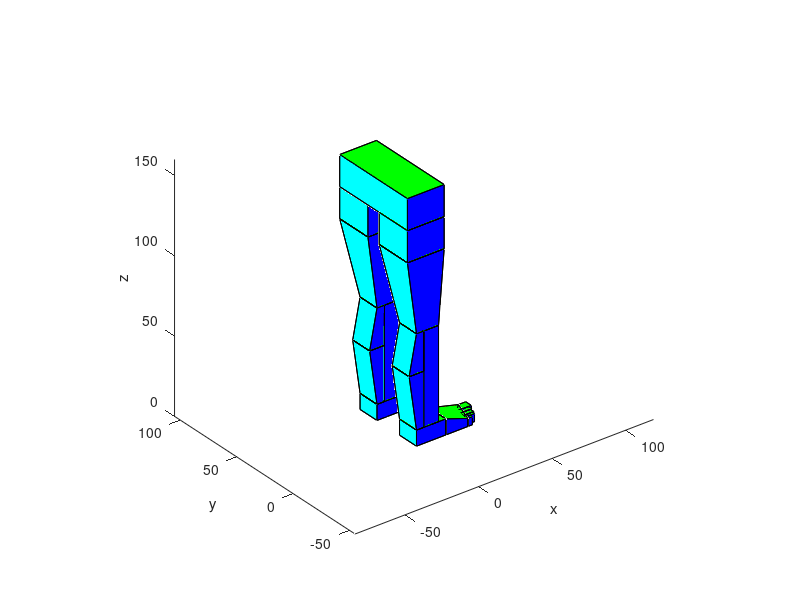

The MATLAB script that drew this image:

%V1=[0,0,0];
%V2=[10,0,0];
%V3=[10,10,0];
%V4=[0,10,0];
%V5=[0,0,10];
%V6=[10,0,10];
%V7=[10,10,10];
%V8=[0,10,10];

%V=[V1;V2;V3;V4;V5;V6;V7;V8];
F=[1,2,3,4;5,6,7,8;5,6,2,1;8,7,3,4;6,7,3,2;5,8,4,1];
C=[1,0,0;0,1,0;0,0,1;1,1,0;1,0,1;0,1,1];
%patch('Faces',F,'Vertices',V,'FaceVertexCData',C,'FaceColor','flat');

pieDTalon=[0,0,0;20,0,0;20,15,0;0,15,0;0,0,10;20,0,10;20,15,10;0,15,10];
patch('Faces',F,'Vertices',pieDTalon,'FaceVertexCData',C,'FaceColor','flat');
axis equal

pieDPunta=[20,0,0;35,0,0;40,15,0;20,15,0;20,0,10;35,0,5;40,15,5;20,15,10];
patch('Faces',F,'Vertices',pieDPunta,'FaceVertexCData',C,'FaceColor','flat');
axis equal

DeoGordo=[35,10,0;45,10,0;45,15,0;40,15,0;35,10,5;45,10,5;45,15,5;40,15,5];
patch('Faces',F,'Vertices',DeoGordo,'FaceVertexCData',C,'FaceColor','flat');
axis equal

DeoIndice=[35,7,0;43,7,0;43,10,0;35,10,0;35,7,5;43,7,5;43,10,5;35,10,5];
patch('Faces',F,'Vertices',DeoIndice,'FaceVertexCData',C,'FaceColor','flat');
axis equal

DeoCorazon=[35,4,0;42,4,0;42,7,0;35,7,0;35,4,5;42,4,5;42,7,5;35,7,5];
patch('Faces',F,'Vertices',DeoCorazon,'FaceVertexCData',C,'FaceColor','flat');
axis equal

DeoAnular=[35,2,0;41,2,0;41,4,0;35,4,0;35,2,5;41,2,5;41,4,5;35,4,5];
patch('Faces',F,'Vertices',DeoAnular,'FaceVertexCData',C,'FaceColor','flat');
axis equal

DeoMenique=[35,0,0;38,0,0;38,2,0;35,2,0;35,0,5;38,0,5;38,2,5;35,2,5];
patch('Faces',F,'Vertices',DeoMenique,'FaceVertexCData',C,'FaceColor','flat');
axis equal

Pierna1=[5,0,10;15,0,10;15,15,10;5,15,10;5,0,70;15,0,70;15,15,70;5,15,70];
patch('Faces',F,'Vertices',Pierna1,'FaceVertexCData',C,'FaceColor','flat');
axis equal


Pierna2=[0,0,10;5,0,10;5,15,10;0,15,10;-5,0,45;5,0,45;5,15,45;-5,15,45];
patch('Faces',F,'Vertices',Pierna2,'FaceVertexCData',C,'FaceColor','flat');
axis equal

Pierna3=[-5,0,45;5,0,45;5,15,45;-5,15,45;0,0,70;5,0,70;5,15,70;0,15,70];
patch('Faces',F,'Vertices',Pierna3,'FaceVertexCData',C,'FaceColor','flat');
axis equal

PiernaSuperior1=[0,0,70;15,0,70;15,15,70;0,15,70;-10,-5,120;15,-5,120;15,20,120;-10,20,120];
patch('Faces',F,'Vertices',PiernaSuperior1,'FaceVertexCData',C,'FaceColor','flat');
axis equal

PiernaSuperior2=[-10,-5,120;15,-5,120;15,20,120;-10,20,120;-10,-5,140;15,-5,140;15,20,140;-10,20,140];
patch('Faces',F,'Vertices',PiernaSuperior2,'FaceVertexCData',C,'FaceColor','flat');
axis equal

%Parte de cadera no me acaba de convencer
Cadera=[-10,-5,140;15,-5,140;15,55,140;-10,55,140;-10,-5,160;15,-5,160;15,55,160;-10,55,160];
patch('Faces',F,'Vertices',Cadera,'FaceVertexCData',C,'FaceColor','flat');
axis equal

%otra pierna
pieDTalon2=[0,35,0;20,35,0;20,50,0;0,50,0;0,35,10;20,35,10;20,50,10;0,50,10];
patch('Faces',F,'Vertices',pieDTalon2,'FaceVertexCData',C,'FaceColor','flat');
axis equal

pieDPunta2=[20,35,0;40,35,0;35,50,0;20,50,0;20,35,10;40,35,5;35,50,5;20,50,10];
patch('Faces',F,'Vertices',pieDPunta2,'FaceVertexCData',C,'FaceColor','flat');
axis equal


Pierna4=[5,35,10;15,35,10;15,50,10;5,50,10;5,35,70;15,35,70;15,50,70;5,50,70];
patch('Faces',F,'Vertices',Pierna4,'FaceVertexCData',C,'FaceColor','flat');
axis equal

Pierna5=[0,35,10;5,35,10;5,50,10;0,50,10;-5,35,45;5,35,45;5,50,45;-5,50,45];
patch('Faces',F,'Vertices',Pierna5,'FaceVertexCData',C,'FaceColor','flat');
axis equal

Pierna6=[-5,35,45;5,35,45;5,50,45;-5,50,45;0,35,70;5,35,70;5,50,70;0,50,70];
patch('Faces',F,'Vertices',Pierna6,'FaceVertexCData',C,'FaceColor','flat');
axis equal

PiernaSuperior3=[0,35,70;15,35,70;15,50,70;0,50,70;-10,30,120;15,30,120;15,55,120;-10,55,120];
patch('Faces',F,'Vertices',PiernaSuperior3,'FaceVertexCData',C,'FaceColor','flat');
axis equal

PiernaSuperior4=[-10,30,120;15,30,120;15,55,120;-10,55,120;-10,30,140;15,30,140;15,55,140;-10,55,140];
patch('Faces',F,'Vertices',PiernaSuperior4,'FaceVertexCData',C,'FaceColor','flat');
axis equal

xlabel('x');
ylabel('y');
zlabel('z');
view(3);
